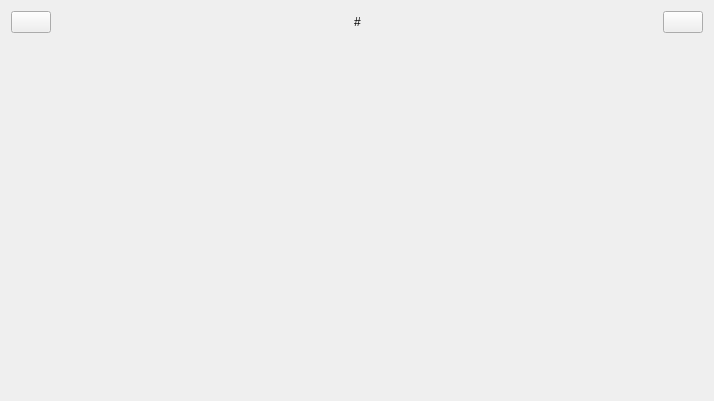
<?xml version="1.0" encoding="UTF-8"?>
<ui version="4.0">
 <class>MasterViw</class>
 <widget class="QWidget" name="MasterViw">
  <property name="geometry">
   <rect>
    <x>0</x>
    <y>0</y>
    <width>714</width>
    <height>401</height>
   </rect>
  </property>
  <property name="windowTitle">
   <string>MasterViw</string>
  </property>
  <layout class="QVBoxLayout" name="verticalLayout">
   <item>
    <layout class="QHBoxLayout" name="horizontalLayout">
     <item>
      <widget class="QPushButton" name="btBack">
       <property name="text">
        <string/>
       </property>
       <property name="icon">
        <iconset resource="lab4.qrc">
         <normaloff>:/img/back.png</normaloff>:/img/back.png</iconset>
       </property>
      </widget>
     </item>
     <item>
      <spacer name="horizontalSpacer">
       <property name="orientation">
        <enum>Qt::Orientation::Horizontal</enum>
       </property>
       <property name="sizeHint" stdset="0">
        <size>
         <width>40</width>
         <height>20</height>
        </size>
       </property>
      </spacer>
     </item>
     <item>
      <widget class="QLabel" name="labelTitle">
       <property name="text">
        <string>#</string>
       </property>
      </widget>
     </item>
     <item>
      <spacer name="horizontalSpacer_2">
       <property name="orientation">
        <enum>Qt::Orientation::Horizontal</enum>
       </property>
       <property name="sizeHint" stdset="0">
        <size>
         <width>40</width>
         <height>20</height>
        </size>
       </property>
      </spacer>
     </item>
     <item>
      <widget class="QPushButton" name="btLogout">
       <property name="text">
        <string/>
       </property>
       <property name="icon">
        <iconset resource="lab4.qrc">
         <normaloff>:/img/logout.png</normaloff>:/img/logout.png</iconset>
       </property>
      </widget>
     </item>
    </layout>
   </item>
   <item>
    <widget class="QStackedWidget" name="stackedWidget"/>
   </item>
  </layout>
 </widget>
 <resources>
  <include location="lab4.qrc"/>
 </resources>
 <connections/>
</ui>
